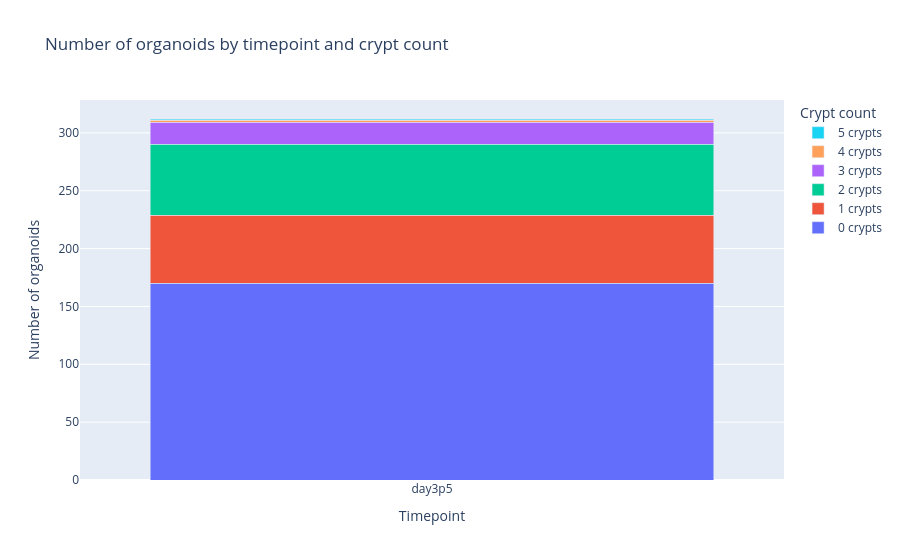

The cell this chart's notebook holds for it:
### Code cell
# Stacked bar chart: number of organoids with 0, 1, 2, ... crypts at each timepoint

if len(df_inspect) == 0:
    print("No segmentations found.")
else:
    counts = (
        df_inspect
        .groupby(["timepoint", "n_crypts"])
        .size()
        .unstack(fill_value=0)
        .sort_index(axis=1)
    )

    fig_counts = go.Figure()

    for n_crypts in counts.columns:
        fig_counts.add_bar(
            x=counts.index.tolist(),
            y=counts[n_crypts].tolist(),
            name=f"{int(n_crypts)} crypts",
        )

    fig_counts.update_layout(
        barmode="stack",
        title="Number of organoids by timepoint and crypt count",
        xaxis_title="Timepoint",
        yaxis_title="Number of organoids",
        legend_title="Crypt count",
    )

    fig_counts.show()

### Figure 1 — Plotly figure (JSON) as saved in the notebook; plotly's stock layout.template omitted (floating-point values rounded to 4 significant figures)
{"data": [{"name": "0 crypts", "type": "bar", "x": ["day3p5"], "y": [170]}, {"name": "1 crypts", "type": "bar", "x": ["day3p5"], "y": [59]}, {"name": "2 crypts", "type": "bar", "x": ["day3p5"], "y": [61]}, {"name": "3 crypts", "type": "bar", "x": ["day3p5"], "y": [19]}, {"name": "4 crypts", "type": "bar", "x": ["day3p5"], "y": [2]}, {"name": "5 crypts", "type": "bar", "x": ["day3p5"], "y": [1]}], "layout": {"barmode": "stack", "legend": {"title": {"text": "Crypt count"}}, "title": {"text": "Number of organoids by timepoint and crypt count"}, "xaxis": {"title": {"text": "Timepoint"}}, "yaxis": {"title": {"text": "Number of organoids"}}}}
